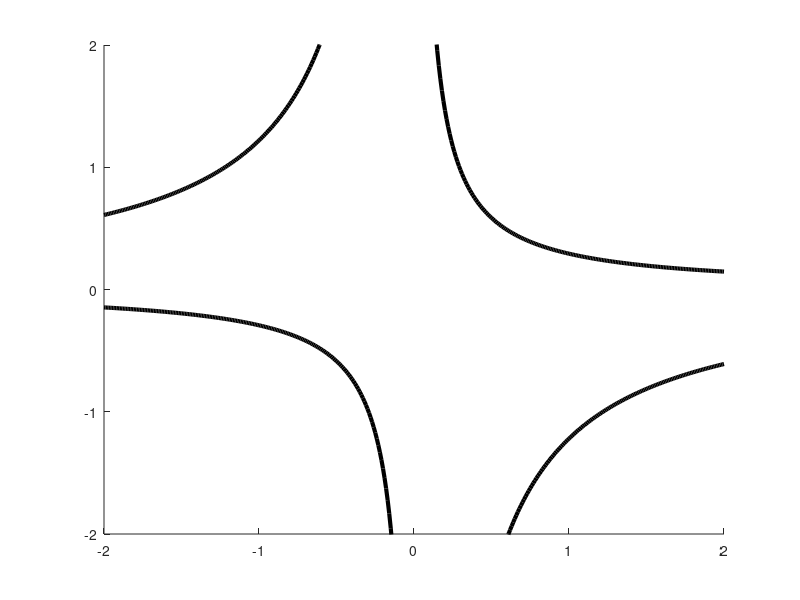

This figure's MATLAB source: (Note: this script raises an error after producing the figure.)
function finite_line_circle
%   ()
addpath('../../product_3');
addpath('../../common');
fontsize=24;
ticksize=18;


% Create figure
    figure1 = figure('InvertHardcopy','off','Color',[1 1 1], ...
        'position', [0 0 600 570]);
    set(figure1,'PaperUnits','centimeters');
    
    function minW = minW(tau)
        w = 0: 0.01: pi/2;
        func = w.*tan(w);
        
        ind = 1;
        while func(ind) < tau
            ind = ind + 1;
        end
        minW = func(ind);
    end

    function FF = Fodd(n)
        FF = 1/(4* cos(pi/(n+1)).^2); 
    end

    function FF = Feven(tau, n)
        w = minW(tau);
        FF = 1/(4*sin(w).^2 * cos(pi/(n+1)).^2); 
    end

 function plot_gip(tau, n)
        x = -bound:.01:bound;
        plot(x, Fodd(n)./x, 'color', 'k', 'LineWidth', 3);
        plot(x, -Feven(tau, n)./x, 'color', 'k', 'LineWidth', 3);
 end


hold on



%%%%%%%%%%%%%%%%%%%%%%%%%%%%%%%%%%%%%%%%%%%%%%%%%%%%%%%%%%%%%%%%%%%%%%%%%%%
bound = 2;
tau =.5;
n = 7;
axis([-bound bound -bound bound]);
%..axis([-0 1 -0 1]);

plot_gip(tau, n); 


[phi, r] = solverBoundnessSmart(2, tau, n, .05);
polar(phi, r, 'o');

% Create xlabel
xlabel({'a'}, 'FontSize',fontsize);

% Create ylabel
ylabel({'b'}, 'FontSize',fontsize);

title({['\tau=' num2str(tau) ', n=' num2str(n)]}, 'FontSize',fontsize);



  % Дополнительные границы
    plot([-bound  bound], [ bound  bound], 'k', 'LineWidth', 1);
    plot([ bound  bound], [-bound  bound], 'k', 'LineWidth', 1);
    
% axes
set(gca, 'XTick',[ -2 -1 0 1 2], 'YTick',[-2 -1 0 1 2], 'FontSize',ticksize);
grid on;


end



   